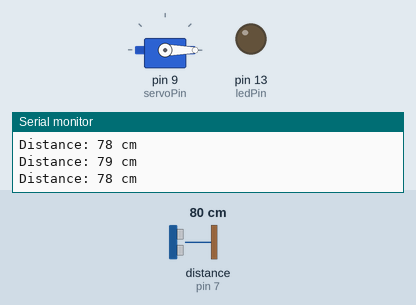
This sketch was run on a simulated Arduino Uno, built with avr-gcc and run on an emulated ATmega328P. Shown: servo, output pins drawn as LEDs (lit = HIGH), the last lines printed to the serial monitor. Wiring (inferred from the names in the program): ultrasonic range finder: trigger pin 6; echo pin 7. The test bench sets the inputs (shaded band); at power-on: distance to the obstacle (sensor on pin 7) 80 cm. The echo pulse lasts 58.3 µs per cm; pins used as bus, display or sensor lines are not drawn.

Above: at 1.3 s.
1.4 s: distance to the obstacle (sensor on pin 7) set to 55 cm
2.9 s: distance to the obstacle (sensor on pin 7) set to 47 cm
At 3.8 s:
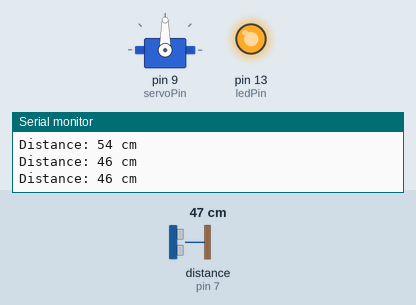
4.5 s: distance to the obstacle (sensor on pin 7) set to 60 cm
At 5.4 s:
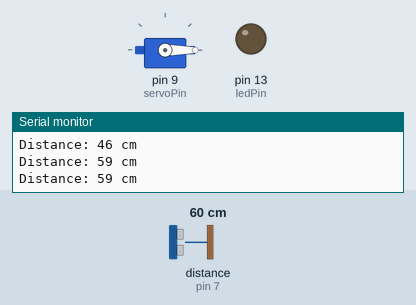
6.0 s: distance to the obstacle (sensor on pin 7) set to 2 cm
At 6.8 s:
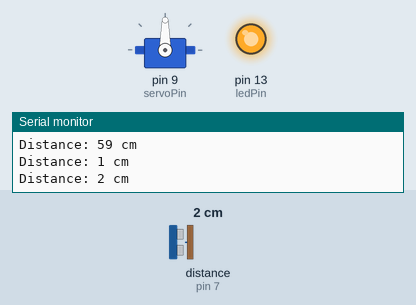
Timing chart, 0 to 8.5 s (numbered marks = the images above; inputs shaded):
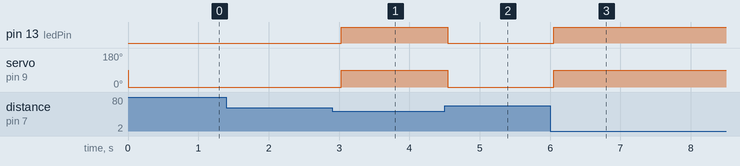

The sketch:

sketch_feb6b.ino
```cpp
#include <Servo.h>

Servo myServo;  // Create a Servo object

const int trigPin = 6;  // Trigger pin for ultrasonic sensor
const int echoPin = 7;  // Echo pin for ultrasonic sensor
const int servoPin = 9;  // Servo control pin
const int ledPin = 13;    // LED control pin

void setup() {
  myServo.attach(servoPin);  // Attach the servo to the pin
  pinMode(trigPin, OUTPUT);   // Set the trigPin as an OUTPUT
  pinMode(echoPin, INPUT);    // Set the echoPin as an INPUT
  pinMode(ledPin, OUTPUT);     // Set the ledPin as an OUTPUT
  Serial.begin(9600);         // Start the Serial communication
}

void loop() {
  long duration, distance;

  // Clear the trigPin
  digitalWrite(trigPin, LOW);
  delayMicroseconds(2);

  // Set the trigPin HIGH for 10 microseconds
  digitalWrite(trigPin, HIGH);
  delayMicroseconds(10);
  digitalWrite(trigPin, LOW);

  // Read the echoPin, returns the sound wave travel time in microseconds
  duration = pulseIn(echoPin, HIGH);

  // Calculate the distance (in cm)
  distance = duration * 0.034 / 2;

  // Print the distance to the Serial Monitor
  Serial.print("Distance: ");
  Serial.print(distance);
  Serial.println(" cm");

  // Check the distance and control the servo and LED
  if (distance < 50) {
    myServo.write(90);  // Turn the servo to 90 degrees
    digitalWrite(ledPin, HIGH);  // Turn on the LED
  } else {
    myServo.write(0);   // Turn the servo to 0 degrees
    digitalWrite(ledPin, LOW);   // Turn off the LED
  }

  delay(500);  // Wait for half a second before the next reading
}
```

Measured:
- the behaviour switches between 51 and 50 cm on distance to the obstacle (sensor on pin 7) (found by bisection; images 0 and 1)
- after the input at 2.9 s, pin 13 (ledPin): LOW → HIGH after 0.13 s; servo on pin 9 (servoPin): 0° → 90° after 0.13 s
- after the input at 4.5 s, pin 13 (ledPin): HIGH → LOW at once; servo on pin 9 (servoPin): 90° → 0° at once
- after the input at 6.0 s, pin 13 (ledPin): LOW → HIGH after 0.05 s; servo on pin 9 (servoPin): 0° → 90° after 0.05 s
